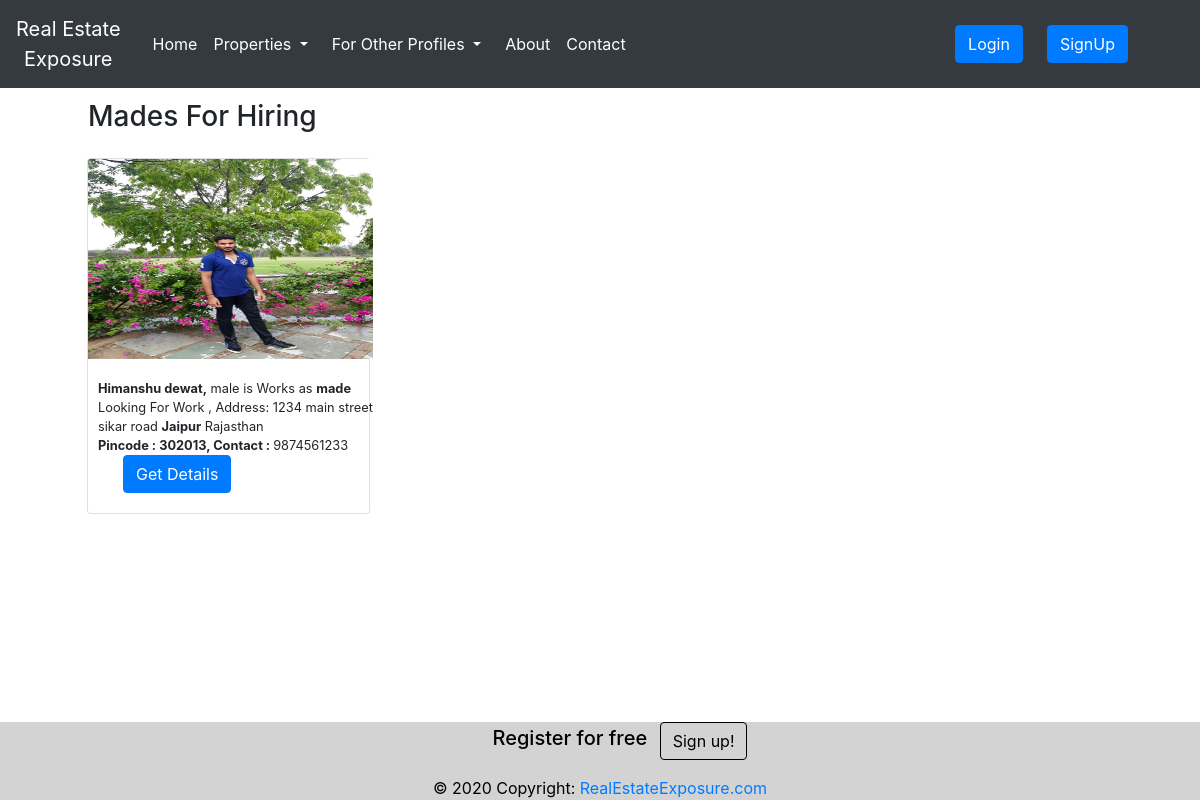
Page /allemployee on the committed database.
### properties/models.py (models this page shows, shortened)
class Employees(models.Model):
    serviceproviderprofileid = models.ForeignKey(Serviceproviderprofile,to_field="serviceproviderprofileid",  unique=False, on_delete=models.CASCADE,default=" ")
    employeeid = models.AutoField(primary_key=True)
    prfilepic = models.ImageField(upload_to='home/employeeprofile', default="")
    firstname = models.CharField(max_length=255, default="")
    middlename = models.CharField(max_length=255, default="")
    lastname = models.CharField(max_length=255, default="")
    dob = models.CharField(max_length=255, default="")
    gender = models.CharField(max_length=255, default="")
    phone = models.CharField(max_length=12, default="")
    address = models.CharField(max_length=255, default="")
    address2 = models.CharField(max_length=255, default="")
    country = models.CharField(max_length=50, default="")
    statename = models.CharField(max_length=50, default="")
    city = models.CharField(max_length=70, default="")
    zipf = models.CharField(max_length=6, default="")
    bio = models.CharField(max_length=750, default="")
    charges = models.CharField(max_length=6, default="")
    worktype = models.CharField(max_length=50, default="")
    vacantstatus = models.CharField(max_length=6, default="")

### properties/views.py (the view)
# urls.py: path('allemployee', views.allemployee, name="allemployee"),
def allemployee(request):
    allemployees = Employees.objects.all()
    params = {'allemployees':allemployees}
    return render(request, 'properties/allemployees.html',params )

### templates/properties/allemployees.html (shortened to what this page needs)
{% extends 'home/base.html' %}
{% block homeactive %} active {% endblock homeactive %}
{% block body %}
{% load static %}
<div class="container-fluid my-5 mx-2 " style="padding-bottom:80px">
    <h3 class="col-md-3" style="margin-left:50px">Mades For Hiring</h3>
<ul id="horizontal-list">
    {% for employee in allemployees %}
    <li style="display:inline;" class="my-2">
    <div class="card col-md-3 my-3 mx-4" style="width: 18rem;" >
      <img src="/media/{{employee.prfilepic}}" class="card-img-top" alt="...">
      <div class="card-body">
        <small><p class="card-text"><b>{{employee.firstname}} {{ employee.lastname}},</b> {{employee.gender}} is Works as <b>{{employee.worktype}} </b></p></small>
              <small><p class="card-text">Looking For Work <b></b>,  Address: {{employee.address}} {{employee.address2}} <b> {{employee.city}}</b> {{employee.statename}}</p></small>
              <small><p class="card-text"><b>Pincode : {{employee.zipf}}, Contact :  </b> {{employee.phone}}</p></small>
              <a href="properties/employeedetail/{{employee.employeeid}}" id="homes.propertyid" class="btn btn-primary">Get Details</a>
      </div>
    </div>
    </li>
    {% endfor %}
</div>
 {% endblock %}

### rows in the picture
Employees: prfilepic (picture), firstname "Himanshu", lastname "dewat", gender "male", worktype "made", address "1234 main street", address2 "sikar road", city "Jaipur", statename "Rajasthan", zipf "302013", phone "9874561233"
